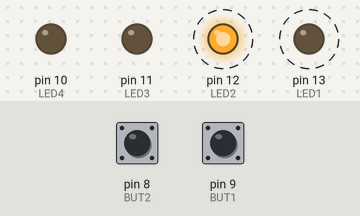
Simulated run of this sketch. Board: Arduino Uno, built with avr-gcc and run on an emulated ATmega328P. On the bench: output pins drawn as LEDs (lit = HIGH). Dashed ring = blinking. Inputs (shaded band) come from the test bench; at power-on: pin 8 (BUT2) HIGH, pin 9 (BUT1) LOW.

Above: at 1.2 s.
1.3 s: pin 8 (BUT2) pulled LOW for 0.15 s
At 1.75 s:
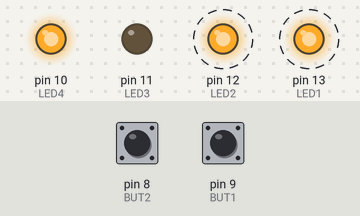
4.3 s: pin 9 (BUT1) pulled HIGH for 0.15 s
At 5.75 s:
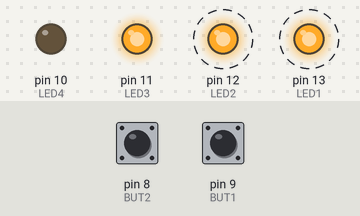
7.3 s: pin 8 (BUT2) pulled LOW for 1 s
At 8.76 s:
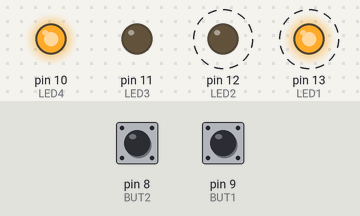
10.5 s: pin 9 (BUT1) pulled HIGH for 1 s
At 10.76 s:
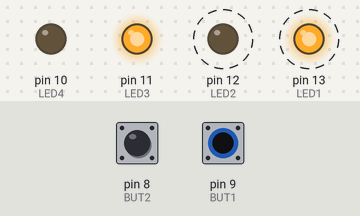
13.5 s: pin 8 (BUT2) driven LOW and pin 9 (BUT1) driven HIGH
At 15.77 s:
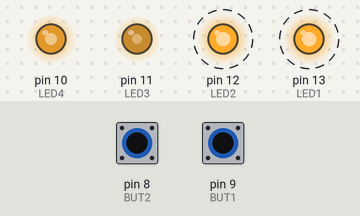
16.5 s: pin 8 (BUT2) driven HIGH
Timing chart, 0 to 20.5 s (numbered marks = the images above; inputs shaded):
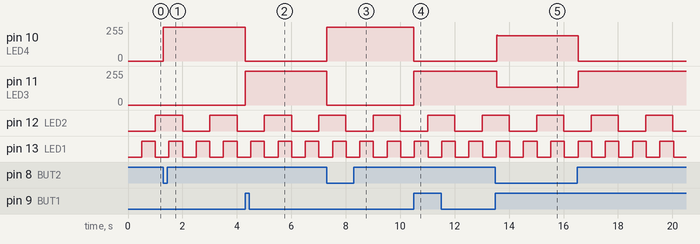

Measured:
- after the input at 1.3 s, pin 10 (LED4): 0/255 → 255/255 at once
- after the input at 4.3 s, pin 10 (LED4): 255/255 → 0/255 at once; pin 11 (LED3): 0/255 → 255/255 at once
- after the input at 7.3 s, pin 10 (LED4): 0/255 → 255/255 at once; pin 11 (LED3): 255/255 → 0/255 at once
- after the input at 10.5 s, pin 10 (LED4): 255/255 → 0/255 at once; pin 11 (LED3): 0/255 → 255/255 at once
- after the input at 13.5 s, pin 10 (LED4): 0/255 → 189/255 at once; pin 11 (LED3): 255/255 → 132/255 at once
- by itself, pin 12 (LED2): alternates HIGH for 1.0 s and LOW for 1.0 s
- by itself, pin 13 (LED1): alternates HIGH for 0.50 s and LOW for 0.50 s

The sketch:

semDelay.ino
```cpp
#define LED1 13
#define LED2 12
#define LED3 11
#define LED4 10
#define BUT1 9
#define BUT2 8

void setup() {
  pinMode(LED1,OUTPUT);
  pinMode(LED2,OUTPUT);
  pinMode(LED3,OUTPUT);
  pinMode(LED4,OUTPUT);
  pinMode(BUT1,INPUT);
  pinMode(BUT2,INPUT);
  Serial.begin(9600);
}
int atual = 0;
int led1s = 0;
int led2s = 0;
void loop() {
  atual = millis();
  if( (atual - led1s) > 500){
    led1s = atual;
    digitalWrite(LED1,!digitalRead(LED1));
  }
  if( (atual - led2s) > 1000){
    led2s = atual;
    digitalWrite(LED2,!digitalRead(LED2));
  }

  if(digitalRead(BUT1) == 1){
    digitalWrite(LED3,HIGH);
    digitalWrite(LED4,LOW);
  }
  if(digitalRead(BUT2) == 0){
    digitalWrite(LED4,HIGH);
    digitalWrite(LED3,LOW);
  }

}
```
